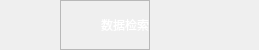
       <widget class="QFrame" name="frame_top_2">
        <property name="sizePolicy">
         <sizepolicy hsizetype="Preferred" vsizetype="Fixed">
          <horstretch>0</horstretch>
          <verstretch>0</verstretch>
         </sizepolicy>
        </property>
        <property name="minimumSize">
         <size>
          <width>0</width>
          <height>50</height>
         </size>
        </property>
        <property name="maximumSize">
         <size>
          <width>16777215</width>
          <height>50</height>
         </size>
        </property>
        <property name="sizeIncrement">
         <size>
          <width>0</width>
          <height>36</height>
         </size>
        </property>
        <property name="baseSize">
         <size>
          <width>0</width>
          <height>36</height>
         </size>
        </property>
        <property name="mouseTracking">
         <bool>false</bool>
        </property>
        <property name="frameShape">
         <enum>QFrame::NoFrame</enum>
        </property>
        <property name="frameShadow">
         <enum>QFrame::Plain</enum>
        </property>
        <layout class="QHBoxLayout" name="horizontalLayout_4">
         <property name="spacing">
          <number>6</number>
         </property>
         <property name="leftMargin">
          <number>20</number>
         </property>
         <property name="topMargin">
          <number>0</number>
         </property>
         <property name="rightMargin">
          <number>0</number>
         </property>
         <property name="bottomMargin">
          <number>0</number>
         </property>
         <item>
          <spacer name="horizontalSpacer_10">
           <property name="orientation">
            <enum>Qt::Horizontal</enum>
           </property>
           <property name="sizeHint" stdset="0">
            <size>
             <width>40</width>
             <height>20</height>
            </size>
           </property>
          </spacer>
         </item>
         <item>
          <widget class="QFrame" name="frame_7">
           <property name="minimumSize">
            <size>
             <width>0</width>
             <height>50</height>
            </size>
           </property>
           <property name="styleSheet">
            <string notr="true"/>
           </property>
           <property name="frameShape">
            <enum>QFrame::StyledPanel</enum>
           </property>
           <property name="frameShadow">
            <enum>QFrame::Raised</enum>
           </property>
           <layout class="QHBoxLayout" name="horizontalLayout_14">
            <property name="spacing">
             <number>10</number>
            </property>
            <property name="leftMargin">
             <number>10</number>
            </property>
            <property name="topMargin">
             <number>0</number>
            </property>
            <property name="rightMargin">
             <number>0</number>
            </property>
            <property name="bottomMargin">
             <number>0</number>
            </property>
            <item>
             <widget class="QLabel" name="label_15">
              <property name="minimumSize">
               <size>
                <width>20</width>
                <height>20</height>
               </size>
              </property>
              <property name="maximumSize">
               <size>
                <width>20</width>
                <height>20</height>
               </size>
              </property>
              <property name="styleSheet">
               <string notr="true"/>
              </property>
              <property name="text">
               <string/>
              </property>
              <property name="pixmap">
               <pixmap resource="../db_master.qrc">:/icon/res/logo.png</pixmap>
              </property>
              <property name="scaledContents">
               <bool>true</bool>
              </property>
             </widget>
            </item>
            <item>
             <widget class="QLabel" name="label_6">
              <property name="styleSheet">
               <string notr="true">color: white;
font: 75 12pt &quot;微软雅黑&quot;;</string>
              </property>
              <property name="text">
               <string>数据检索</string>
              </property>
              <property name="alignment">
               <set>Qt::AlignCenter</set>
              </property>
             </widget>
            </item>
           </layout>
          </widget>
         </item>
         <item>
          <spacer name="horizontalSpacer_4">
           <property name="orientation">
            <enum>Qt::Horizontal</enum>
           </property>
           <property name="sizeHint" stdset="0">
            <size>
             <width>40</width>
             <height>20</height>
            </size>
           </property>
          </spacer>
         </item>
         <item>
          <widget class="QPushButton" name="pbhide">
           <property name="minimumSize">
            <size>
             <width>25</width>
             <height>25</height>
            </size>
           </property>
           <property name="maximumSize">
            <size>
             <width>25</width>
             <height>25</height>
            </size>
           </property>
           <property name="mouseTracking">
            <bool>false</bool>
           </property>
           <property name="styleSheet">
            <string notr="true">QPushButton {
	border-radius: 8px;  
}
QPushButton:hover {
   background: rgb(196,43,28);
}</string>
           </property>
           <property name="text">
            <string/>
           </property>
           <property name="icon">
            <iconset resource="../db_master.qrc">
             <normaloff>:/icon/res/最小化.png</normaloff>:/icon/res/最小化.png</iconset>
           </property>
           <property name="iconSize">
            <size>
             <width>20</width>
             <height>20</height>
            </size>
           </property>
          </widget>
         </item>
         <item>
          <widget class="QPushButton" name="pbClose">
           <property name="sizePolicy">
            <sizepolicy hsizetype="Fixed" vsizetype="Fixed">
             <horstretch>0</horstretch>
             <verstretch>0</verstretch>
            </sizepolicy>
           </property>
           <property name="minimumSize">
            <size>
             <width>25</width>
             <height>25</height>
            </size>
           </property>
           <property name="maximumSize">
            <size>
             <width>25</width>
             <height>25</height>
            </size>
           </property>
           <property name="mouseTracking">
            <bool>true</bool>
           </property>
           <property name="styleSheet">
            <string notr="true">QPushButton {
	border-radius: 8px;  
}

QPushButton:hover {
   background: rgb(196,43,28);
}</string>
           </property>
           <property name="text">
            <string/>
           </property>
           <property name="icon">
            <iconset resource="../db_master.qrc">
             <normaloff>:/icon/res/关闭.png</normaloff>:/icon/res/关闭.png</iconset>
           </property>
           <property name="iconSize">
            <size>
             <width>20</width>
             <height>20</height>
            </size>
           </property>
           <property name="flat">
            <bool>false</bool>
           </property>
          </widget>
         </item>
         <item>
          <widget class="QLabel" name="label_9">
           <property name="minimumSize">
            <size>
             <width>1</width>
             <height>0</height>
            </size>
           </property>
           <property name="maximumSize">
            <size>
             <width>1</width>
             <height>16777215</height>
            </size>
           </property>
           <property name="mouseTracking">
            <bool>true</bool>
           </property>
           <property name="text">
            <string/>
           </property>
          </widget>
         </item>
        </layout>
       </widget>
